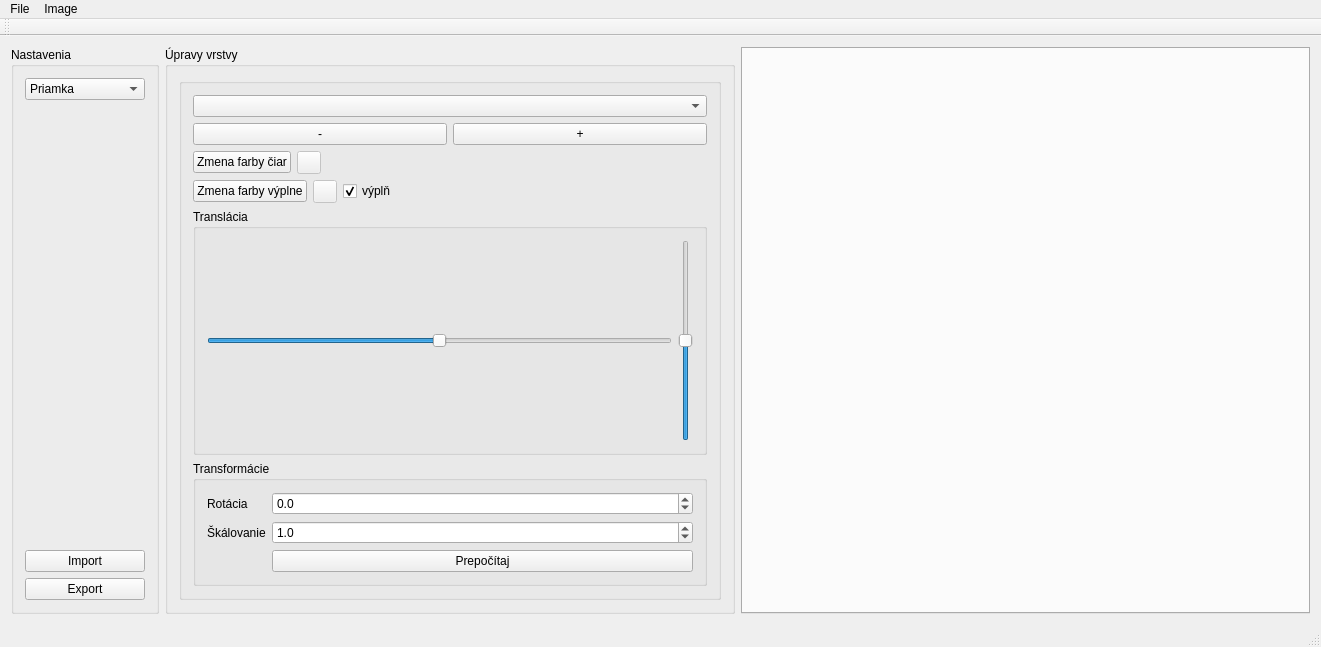
<?xml version="1.0" encoding="UTF-8"?>
<ui version="4.0">
 <class>ImageViewerClass</class>
 <widget class="QMainWindow" name="ImageViewerClass">
  <property name="enabled">
   <bool>true</bool>
  </property>
  <property name="geometry">
   <rect>
    <x>0</x>
    <y>0</y>
    <width>1321</width>
    <height>647</height>
   </rect>
  </property>
  <property name="windowTitle">
   <string>ImageViewer</string>
  </property>
  <widget class="QWidget" name="centralWidget">
   <layout class="QHBoxLayout" name="horizontalLayout">
    <item>
     <widget class="QGroupBox" name="groupBox">
      <property name="title">
       <string>Nastavenia</string>
      </property>
      <layout class="QVBoxLayout" name="verticalLayout_2">
       <item>
        <widget class="QComboBox" name="mode">
         <item>
          <property name="text">
           <string>Priamka</string>
          </property>
         </item>
         <item>
          <property name="text">
           <string>Štvoruholník</string>
          </property>
         </item>
         <item>
          <property name="text">
           <string>n-uholník</string>
          </property>
         </item>
         <item>
          <property name="text">
           <string>Kružnica</string>
          </property>
         </item>
         <item>
          <property name="text">
           <string>Bézierova krivka</string>
          </property>
         </item>
        </widget>
       </item>
       <item>
        <spacer name="verticalSpacer">
         <property name="orientation">
          <enum>Qt::Vertical</enum>
         </property>
         <property name="sizeHint" stdset="0">
          <size>
           <width>20</width>
           <height>40</height>
          </size>
         </property>
        </spacer>
       </item>
       <item>
        <widget class="QPushButton" name="imp">
         <property name="text">
          <string>Import</string>
         </property>
        </widget>
       </item>
       <item>
        <widget class="QPushButton" name="exp">
         <property name="text">
          <string>Export</string>
         </property>
        </widget>
       </item>
      </layout>
     </widget>
    </item>
    <item>
     <widget class="QGroupBox" name="groupBox_2">
      <property name="title">
       <string>Úpravy vrstvy</string>
      </property>
      <layout class="QVBoxLayout" name="verticalLayout_4">
       <item>
        <widget class="QGroupBox" name="poly">
         <property name="title">
          <string/>
         </property>
         <layout class="QVBoxLayout" name="verticalLayout_3">
          <item>
           <widget class="QComboBox" name="comboBox"/>
          </item>
          <item>
           <layout class="QHBoxLayout" name="horizontalLayout_4">
            <item>
             <widget class="QPushButton" name="down">
              <property name="text">
               <string>-</string>
              </property>
             </widget>
            </item>
            <item>
             <widget class="QPushButton" name="up">
              <property name="text">
               <string>+</string>
              </property>
             </widget>
            </item>
           </layout>
          </item>
          <item>
           <layout class="QVBoxLayout" name="verticalLayout">
            <item>
             <layout class="QHBoxLayout" name="horizontalLayout_3">
              <item>
               <widget class="QPushButton" name="color">
                <property name="text">
                 <string>Zmena farby čiar</string>
                </property>
               </widget>
              </item>
              <item>
               <widget class="QToolButton" name="farba">
                <property name="enabled">
                 <bool>false</bool>
                </property>
                <property name="text">
                 <string/>
                </property>
               </widget>
              </item>
              <item>
               <spacer name="horizontalSpacer">
                <property name="orientation">
                 <enum>Qt::Horizontal</enum>
                </property>
                <property name="sizeHint" stdset="0">
                 <size>
                  <width>40</width>
                  <height>20</height>
                 </size>
                </property>
               </spacer>
              </item>
             </layout>
            </item>
            <item>
             <layout class="QHBoxLayout" name="horizontalLayout_2">
              <item>
               <widget class="QPushButton" name="fill">
                <property name="text">
                 <string>Zmena farby výplne</string>
                </property>
               </widget>
              </item>
              <item>
               <widget class="QToolButton" name="farba2">
                <property name="enabled">
                 <bool>false</bool>
                </property>
                <property name="text">
                 <string/>
                </property>
               </widget>
              </item>
              <item>
               <widget class="QCheckBox" name="filled">
                <property name="text">
                 <string>výplň</string>
                </property>
                <property name="checked">
                 <bool>true</bool>
                </property>
               </widget>
              </item>
              <item>
               <spacer name="horizontalSpacer_2">
                <property name="orientation">
                 <enum>Qt::Horizontal</enum>
                </property>
                <property name="sizeHint" stdset="0">
                 <size>
                  <width>40</width>
                  <height>20</height>
                 </size>
                </property>
               </spacer>
              </item>
             </layout>
            </item>
           </layout>
          </item>
          <item>
           <widget class="QGroupBox" name="groupBox_3">
            <property name="title">
             <string>Translácia</string>
            </property>
            <layout class="QHBoxLayout" name="horizontalLayout_5">
             <item>
              <widget class="QSlider" name="transX">
               <property name="minimum">
                <number>-500</number>
               </property>
               <property name="maximum">
                <number>500</number>
               </property>
               <property name="orientation">
                <enum>Qt::Horizontal</enum>
               </property>
              </widget>
             </item>
             <item>
              <widget class="QSlider" name="transY">
               <property name="minimum">
                <number>-500</number>
               </property>
               <property name="maximum">
                <number>500</number>
               </property>
               <property name="orientation">
                <enum>Qt::Vertical</enum>
               </property>
              </widget>
             </item>
            </layout>
           </widget>
          </item>
          <item>
           <widget class="QGroupBox" name="transform">
            <property name="title">
             <string>Transformácie</string>
            </property>
            <layout class="QFormLayout" name="formLayout">
             <item row="0" column="1">
              <widget class="QDoubleSpinBox" name="rot_spin">
               <property name="decimals">
                <number>1</number>
               </property>
               <property name="minimum">
                <double>-360.000000000000000</double>
               </property>
               <property name="maximum">
                <double>360.000000000000000</double>
               </property>
              </widget>
             </item>
             <item row="0" column="0">
              <widget class="QLabel" name="label_2">
               <property name="text">
                <string>Rotácia</string>
               </property>
              </widget>
             </item>
             <item row="2" column="1">
              <widget class="QPushButton" name="kresli">
               <property name="text">
                <string>Prepočítaj</string>
               </property>
              </widget>
             </item>
             <item row="1" column="1">
              <widget class="QDoubleSpinBox" name="sca_spin">
               <property name="decimals">
                <number>1</number>
               </property>
               <property name="minimum">
                <double>-10.000000000000000</double>
               </property>
               <property name="maximum">
                <double>10.000000000000000</double>
               </property>
               <property name="value">
                <double>1.000000000000000</double>
               </property>
              </widget>
             </item>
             <item row="1" column="0">
              <widget class="QLabel" name="label">
               <property name="text">
                <string>Škálovanie</string>
               </property>
              </widget>
             </item>
            </layout>
           </widget>
          </item>
         </layout>
        </widget>
       </item>
      </layout>
     </widget>
    </item>
    <item>
     <widget class="QTabWidget" name="tabWidget">
      <property name="documentMode">
       <bool>false</bool>
      </property>
      <property name="tabsClosable">
       <bool>true</bool>
      </property>
      <property name="movable">
       <bool>true</bool>
      </property>
     </widget>
    </item>
   </layout>
  </widget>
  <widget class="QMenuBar" name="menuBar">
   <property name="geometry">
    <rect>
     <x>0</x>
     <y>0</y>
     <width>1321</width>
     <height>22</height>
    </rect>
   </property>
   <widget class="QMenu" name="menuFile">
    <property name="title">
     <string>File</string>
    </property>
    <addaction name="actionNew"/>
    <addaction name="actionOpen"/>
    <addaction name="actionSave_as"/>
   </widget>
   <widget class="QMenu" name="menuImage">
    <property name="title">
     <string>Image</string>
    </property>
    <addaction name="actionRename"/>
    <addaction name="actionClear"/>
    <addaction name="actionSet_background_color"/>
   </widget>
   <addaction name="menuFile"/>
   <addaction name="menuImage"/>
  </widget>
  <widget class="QToolBar" name="mainToolBar">
   <attribute name="toolBarArea">
    <enum>TopToolBarArea</enum>
   </attribute>
   <attribute name="toolBarBreak">
    <bool>false</bool>
   </attribute>
  </widget>
  <widget class="QStatusBar" name="statusBar"/>
  <action name="actionNew">
   <property name="text">
    <string>New</string>
   </property>
  </action>
  <action name="actionOpen">
   <property name="text">
    <string>Open</string>
   </property>
  </action>
  <action name="actionSave_as">
   <property name="text">
    <string>Save as</string>
   </property>
  </action>
  <action name="actionRename">
   <property name="text">
    <string>Rename</string>
   </property>
  </action>
  <action name="actionClear">
   <property name="text">
    <string>Clear</string>
   </property>
  </action>
  <action name="actionSet_background_color">
   <property name="text">
    <string>Set background color</string>
   </property>
  </action>
 </widget>
 <layoutdefault spacing="6" margin="11"/>
 <resources>
  <include location="ImageViewer.qrc"/>
 </resources>
 <connections/>
</ui>
